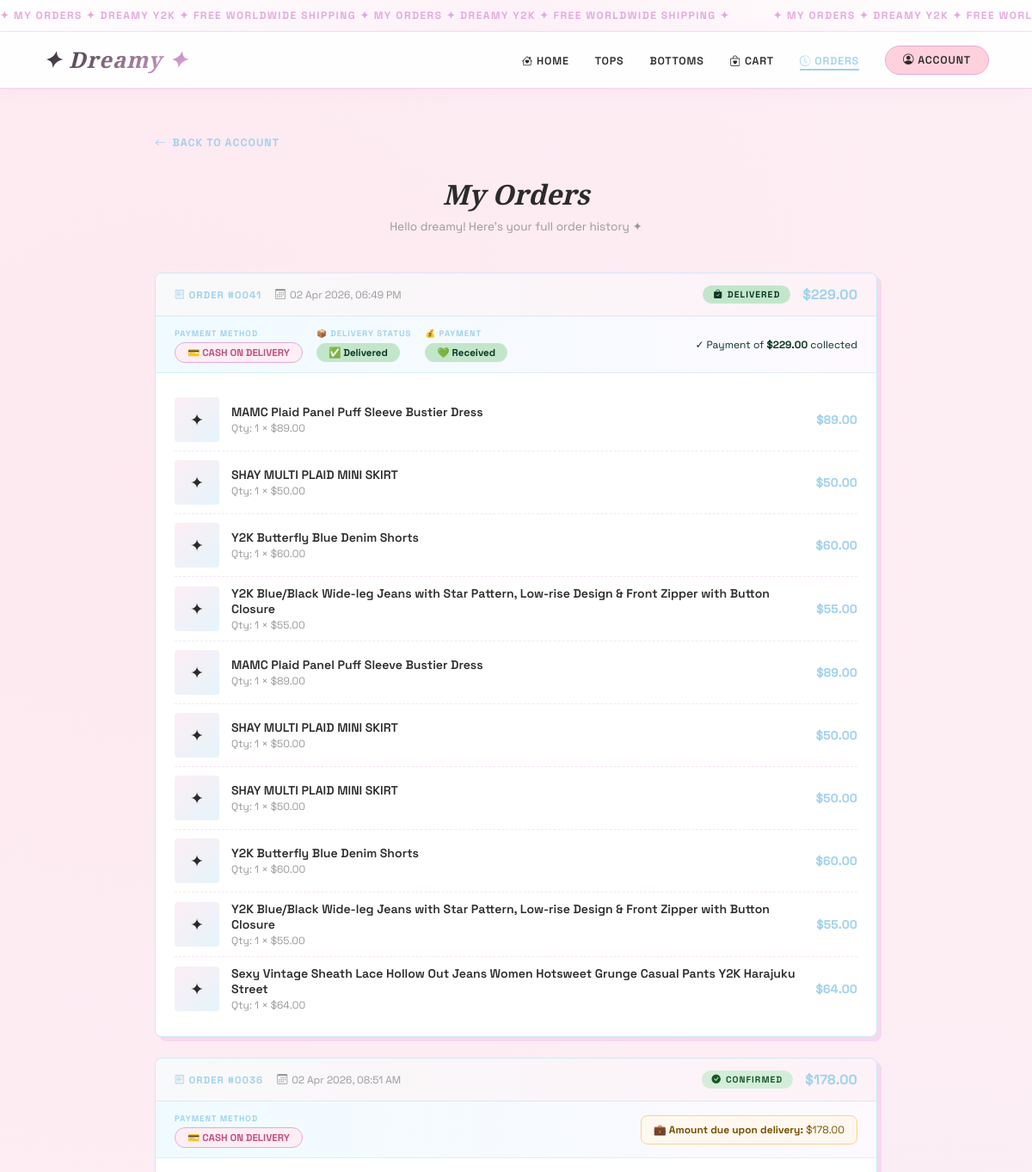
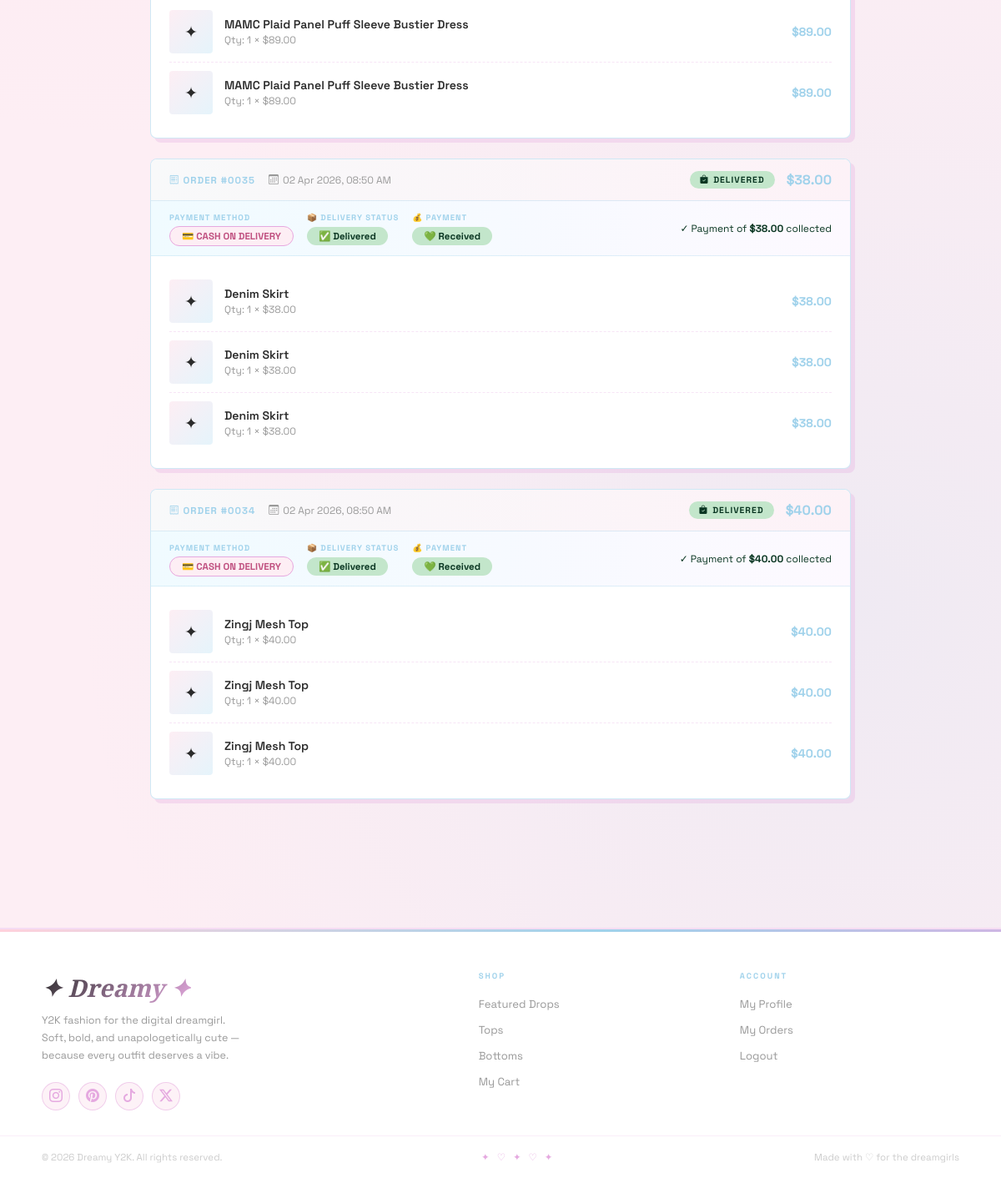
The app's page /orders.php (signed in) with its own data (2 pictures, top to bottom).
### tables this page shows
CREATE TABLE `users` (
  `user_id` int(11) NOT NULL,
  `username` varchar(50) NOT NULL,
  `email` varchar(100) NOT NULL,
  `password` varchar(255) NOT NULL,
  `phone_no` varchar(20) DEFAULT NULL,
  `address` varchar(255) DEFAULT NULL
);

CREATE TABLE `orders` (
  `order_id` int(11) NOT NULL,
  `user_id` int(11) NOT NULL,
  `order_date` timestamp NOT NULL DEFAULT current_timestamp(),
  `total_price` decimal(10,2) DEFAULT 0.00,
  `status` varchar(50) DEFAULT 'pending',
  `delivery_status` varchar(50) DEFAULT 'pending' COMMENT 'Tracks shipment: pending → in_transit → delivered → failed',
  `payment_status` varchar(50) DEFAULT 'pending' COMMENT 'Cash on delivery payment: pending → received',
  `delivery_date` timestamp NULL DEFAULT NULL COMMENT 'Records when the item was actually delivered'
);

### orders.php (the view, shortened to what this page needs)
<?php
include('db_config.php');
$user_id = intval($_SESSION['user_id']);
$user = mysqli_fetch_assoc(mysqli_query($conn, "SELECT * FROM users WHERE user_id = $user_id"));
$orders_q = mysqli_query($conn, "
    SELECT o.order_id, o.order_date, o.total_price, o.status,
           o.delivery_status, o.payment_status, o.delivery_date
    FROM orders o
    WHERE o.user_id = $user_id AND o.status != 'pending'
    ORDER BY o.order_date DESC
");
$orders = [];
while ($o = mysqli_fetch_assoc($orders_q)) {
    $oid = intval($o['order_id']);
    $items_q = mysqli_query($conn, "
        SELECT p.name, p.img_url, pi.quantity, pi.price_at_purchase,
               pi.total_price
        FROM purchased_items pi
        JOIN products p ON pi.product_id = p.product_id
        WHERE pi.order_id = $oid
    ");
    $o['items'] = [];
    while ($item = mysqli_fetch_assoc($items_q)) {
        $o['items'][] = $item;
    }
    $orders[] = $o;
}
?>
<!DOCTYPE html>
<html lang="en">
<head>
    <link rel="stylesheet" href="global.css">
    <link rel="stylesheet" href="home.css?v=<?php echo time(); ?>">
    <link rel="stylesheet" href="https://cdn.jsdelivr.net/npm/bootstrap-icons@1.11.3/font/bootstrap-icons.min.css">
</head>
<body>
<div class="marquee">
    <div class="marquee-content">
        <span>✦ MY ORDERS ✦ DREAMY Y2K ✦ FREE WORLDWIDE SHIPPING ✦ MY ORDERS ✦ DREAMY Y2K ✦ FREE WORLDWIDE SHIPPING ✦</span>
        <span>✦ MY ORDERS ✦ DREAMY Y2K ✦ FREE WORLDWIDE SHIPPING ✦ MY ORDERS ✦ DREAMY Y2K ✦ FREE WORLDWIDE SHIPPING ✦</span>
    </div>
</div>
<nav class="navbar">
    <div class="logo">✦ Dreamy ✦</div>
    <ul class="nav-links">
        <li><a href="home.php"><i class="bi bi-house-heart"></i> Home</a></li>
        <li><a href="tops.php">Tops</a></li>
        <li><a href="bottoms.php">Bottoms</a></li>
        <li><a href="cart.php"><i class="bi bi-bag-heart"></i> Cart</a></li>
        <li><a href="orders.php" class="active"><i class="bi bi-clock-history"></i> Orders</a></li>
        <li class="account-btn"><a href="account.php"><i class="bi bi-person-circle"></i> Account</a></li>
    </ul>
</nav>
<div class="orders-container">
    <a href="account.php" class="page-back">
        <i class="bi bi-arrow-left"></i> Back to Account
    </a>
    <div class="orders-hero">
        <h1>My Orders</h1>
        <p>Hello <?php echo htmlspecialchars($user['username']); ?>! Here's your full order history ✦</p>
    </div>
    <?php if (empty($orders)): ?>
        <div class="empty-orders">
            <i class="bi bi-bag-x"></i>
            <h3>No orders yet, dreamgirl!</h3>
            <p>Looks like you haven't placed any orders. Time to fix that!</p>
            <a href="home.php" class="shop-now-btn">
                <i class="bi bi-stars"></i> Start Shopping
            </a>
        </div>
    <?php else: ?>
        <?php foreach ($orders as $o):
            $status          = $o['status'];
            $delivery_status = $o['delivery_status'] ?? 'pending';
            $payment_status  = $o['payment_status']  ?? 'pending';
            $items           = $o['items'];
            $order_total     = $o['total_price'] > 0
                ? $o['total_price']
                : array_sum(array_column($items, 'total_price'));
            $status_icons = [
                'confirmed' => 'bi-check-circle-fill',
                'shipped'   => 'bi-truck',
                'cancelled' => 'bi-x-circle-fill',
                'delivered' => 'bi-bag-check-fill',
                'pending'   => 'bi-clock',
            ];
            $icon_class = $status_icons[$status] ?? 'bi-check-circle-fill';
        ?>
        <div class="order-card">
            <div class="order-header">
                <div class="order-header-left">
                    <span class="order-id">
                        <i class="bi bi-receipt"></i>
                        Order #<?php echo str_pad($o['order_id'], 4, '0', STR_PAD_LEFT); ?>
                    </span>
                    <span class="order-date">
                        <i class="bi bi-calendar3"></i>
                        <?php echo date('d M Y, h:i A', strtotime($o['order_date'])); ?>
                    </span>
                </div>
                <div style="display:flex; align-items:center; gap:14px;">
                    <span class="status-badge status-<?php echo $status; ?>">
                        <i class="bi <?php echo $icon_class; ?>"></i>
                        <?php echo ucfirst($status); ?>
                    </span>
                    <span class="order-total-badge">$<?php echo number_format($order_total, 2); ?></span>
                </div>
            </div>
            <?php if ($status === 'shipped' || $status === 'delivered' || $status === 'confirmed'): ?>
            <div style="padding:14px 22px; background:linear-gradient(90deg,#f0fbff,#fdf9ff); border-bottom:1.5px solid rgba(160,210,235,0.3);">
                <div style="display:flex; flex-wrap:wrap; gap:16px; align-items:center;">
                    <div>
                        <div style="font-size:0.6rem; font-weight:700; color:#A0D2EB; text-transform:uppercase; letter-spacing:1px; margin-bottom:4px;">Payment Method</div>
                        <span style="background:#fdeef4; color:#c05080; padding:4px 14px; border-radius:20px; font-size:0.72rem; font-weight:700; border:1px solid #E5A9E0;">
                            💳 CASH ON DELIVERY
                        </span>
                    </div>
                    <?php if ($status === 'shipped' || $status === 'delivered'): ?>
                    <div>
                        <div style="font-size:0.6rem; font-weight:700; color:#A0D2EB; text-transform:uppercase; letter-spacing:1px; margin-bottom:4px;">📦 Delivery Status</div>
                        <?php
                        $del_badges = [
                            'pending'    => ['bg'=>'#fff3cd','color'=>'#856404','icon'=>'⏳','label'=>'Pending'],
                            'in_transit' => ['bg'=>'#d1ecf1','color'=>'#0c5460','icon'=>'🚚','label'=>'In Transit'],
                            'delivered'  => ['bg'=>'#c3e6cb','color'=>'#0a3622','icon'=>'✅','label'=>'Delivered'],
                            'failed'     => ['bg'=>'#f8d7da','color'=>'#721c24','icon'=>'❌','label'=>'Delivery Failed'],
                        ];
                        $db = $del_badges[$delivery_status] ?? $del_badges['pending'];
                        ?>
                        <span style="background:<?php echo $db['bg']; ?>; color:<?php echo $db['color']; ?>; padding:4px 14px; border-radius:20px; font-size:0.72rem; font-weight:700;">
                            <?php echo $db['icon'] . ' ' . $db['label']; ?>
                        </span>
                    </div>
                    <div>
                        <div style="font-size:0.6rem; font-weight:700; color:#A0D2EB; text-transform:uppercase; letter-spacing:1px; margin-bottom:4px;">💰 Payment</div>
                        <?php if ($payment_status === 'received'): ?>
                            <span style="background:#c3e6cb; color:#0a3622; padding:4px 14px; border-radius:20px; font-size:0.72rem; font-weight:700;">💚 Received</span>
                        <?php else: ?>
                            <span style="background:#fff3cd; color:#856404; padding:4px 14px; border-radius:20px; font-size:0.72rem; font-weight:700;">⏳ Pending</span>
                        <?php endif; ?>
                    </div>
                    <?php endif; ?>
                    <?php if ($payment_status !== 'received' && $status !== 'cancelled'): ?>
                    <div style="margin-left:auto; background:#fff8f0; border:1px solid #ffd08a; border-radius:8px; padding:8px 14px; font-size:0.75rem; color:#7a4f00;">
                        💼 <strong>Amount due upon delivery:</strong> $<?php echo number_format($order_total, 2); ?>
                    </div>
                    <?php elseif ($payment_status === 'received'): ?>
                    <div style="margin-left:auto; font-size:0.75rem; color:#0a3622;">
                        ✓ Payment of <strong>$<?php echo number_format($order_total, 2); ?></strong> collected
                    </div>
                    <?php endif; ?>
                </div>
            </div>
            <?php endif; ?>
            <div class="order-items">
                <?php if (!empty($items)): ?>
                    <?php foreach ($items as $item): ?>
                    <div class="order-item-row">
                        <?php if (!empty($item['img_url'])): ?>
                            <div class="order-item-img-placeholder" style="display:none;">✦</div>
                        <?php else: ?>
                            <div class="order-item-img-placeholder">✦</div>
                        <?php endif; ?>
                        <div style="flex:1;">
                            <div class="order-item-name"><?php echo htmlspecialchars($item['name']); ?></div>
                            <div class="order-item-meta">
                                Qty: <?php echo $item['quantity']; ?> &times;
                                $<?php echo number_format($item['price_at_purchase'], 2); ?>
                            </div>
                        </div>
                        <div class="order-item-price">
                            $<?php echo number_format($item['total_price'], 2); ?>
                        </div>
                    </div>
                    <?php endforeach; ?>
                <?php else: ?>
                    <div style="text-align:center; color:#ccc; padding:20px; font-size:0.85rem;">
                        ✦ No items found for this order
                    </div>
                <?php endif; ?>
            </div>
        </div>
        <?php endforeach; ?>
    <?php endif; ?>
</div>
    <footer class="dreamy-footer">
        <div class="footer-inner">
            <div class="footer-brand">
                <div class="footer-logo">✦ Dreamy ✦</div>
                <p class="footer-tagline">Y2K fashion for the digital dreamgirl. Soft, bold, and unapologetically cute — because every outfit deserves a vibe.</p>
                <div class="footer-social">
                    <a href="#" title="Instagram"><i class="bi bi-instagram"></i></a>
                    <a href="#" title="Pinterest"><i class="bi bi-pinterest"></i></a>
                    <a href="#" title="TikTok"><i class="bi bi-tiktok"></i></a>
                    <a href="#" title="Twitter"><i class="bi bi-twitter-x"></i></a>
                </div>
            </div>
            <div class="footer-col">
                <h4>Shop</h4>
                <ul>
                    <li><a href="home.php">Featured Drops</a></li>
                    <li><a href="tops.php">Tops</a></li>
                    <li><a href="bottoms.php">Bottoms</a></li>
                    <li><a href="cart.php">My Cart</a></li>
                </ul>
            </div>
            <div class="footer-col">
                <h4>Account</h4>
                <ul>
                    <li><a href="account.php">My Profile</a></li>
                    <li><a href="orders.php">My Orders</a></li>
                    <li><a href="account.php?action=logout">Logout</a></li>
                </ul>
            </div>
        </div>
        <div class="footer-bottom">
            <p>© 2026 Dreamy Y2K. All rights reserved.</p>
            <span class="footer-hearts">✦ ♡ ✦ ♡ ✦</span>
            <p>Made with ♡ for the dreamgirls</p>
        </div>
    </footer>
</body>
</html>

### global.css (style rules this page uses)
:root { --pink: #FFD1DC; --pink-dark: #E5A9E0; --blue: #A0D2EB; --blue-dark: #7bbbd8; --bg: #FDEEF4; --white: #ffffff; --text: #2B2B2B; --muted: #999; --shadow-pink: 6px 6px 0 #E5A9E0; --shadow-blue: 6px 6px 0 #A0D2EB; }
html { scroll-behavior: smooth; }
body { background-color: var(--bg); background-image: radial-gradient(circle at 15% 20%, rgba(255,209,220,0.18) 0%, transparent 40%), radial-gradient(circle at 85% 75%, rgba(160,210,235,0.15) 0%, transparent 40%); background-attachment: fixed; }
.navbar { backdrop-filter: blur(12px); background: rgba(255,255,255,0.92) !important; border-bottom: 2px solid rgba(229,169,224,0.4) !important; box-shadow: 0 2px 20px rgba(229,169,224,0.12); }
.logo { font-family: 'Playfair Display', serif !important; font-style: italic; font-size: 1.6rem !important; background: linear-gradient(135deg, #2B2B2B 0%, #E5A9E0 100%); -webkit-background-clip: text; -webkit-text-fill-color: transparent; background-clip: text; letter-spacing: 1px; }
.nav-links a { font-size: 0.78rem !important; letter-spacing: 0.8px; text-transform: uppercase; font-weight: 600 !important; position: relative; }
.nav-links a::after { content: ''; position: absolute; bottom: -3px; left: 0; width: 0; height: 2px; background: var(--blue); transition: width 0.3s ease; }
.nav-links a:hover::after, .nav-links a.active::after { width: 100%; }
.marquee { background: linear-gradient(90deg, #fff 0%, #fdf2f7 50%, #fff 100%) !important; border-bottom: 1px solid rgba(160,210,235,0.35) !important; }
.marquee-content span { font-size: 0.75rem !important; letter-spacing: 1.5px; color: var(--pink-dark) !important; }
.dreamy-footer { margin-top: 80px; background: white; border-top: 2px solid rgba(229,169,224,0.4); position: relative; overflow: hidden; }
.dreamy-footer::before { content: ''; position: absolute; top: 0; left: 0; right: 0; height: 3px; background: linear-gradient(90deg, var(--pink) 0%, var(--blue) 30%, var(--pink-dark) 60%, var(--blue) 100%); background-size: 200% 100%; animation: footerGlow 4s linear infinite; }
.footer-inner { max-width: 1200px; margin: 0 auto; padding: 50px 50px 30px; display: grid; grid-template-columns: 1.8fr 1fr 1fr; gap: 50px; }
.footer-brand .footer-logo { font-family: 'Playfair Display', serif; font-style: italic; font-size: 1.8rem; font-weight: 700; background: linear-gradient(135deg, #2B2B2B 0%, #E5A9E0 100%); -webkit-background-clip: text; -webkit-text-fill-color: transparent; background-clip: text; margin-bottom: 10px; display: inline-block; }
.footer-brand .footer-tagline { font-size: 0.78rem; color: var(--muted); line-height: 1.7; max-width: 240px; margin-bottom: 20px; }
.footer-social { display: flex; gap: 10px; }
.footer-social a { width: 34px; height: 34px; border: 1.5px solid rgba(229,169,224,0.5); background: #fdf2f7; display: flex; align-items: center; justify-content: center; font-size: 1rem; text-decoration: none !important; color: var(--pink-dark) !important; border-radius: 50%; transition: all 0.2s; -webkit-text-fill-color: var(--pink-dark); }
.footer-col h4 { font-size: 0.6rem; font-weight: 700; text-transform: uppercase; letter-spacing: 2px; color: var(--blue); margin-bottom: 16px; }
.footer-col ul { list-style: none; padding: 0; margin: 0; }
.footer-col ul li { margin-bottom: 10px; }
.footer-col ul li a { font-size: 0.82rem; color: var(--muted) !important; text-decoration: none !important; transition: color 0.2s; position: relative; }
.footer-bottom { max-width: 1200px; margin: 0 auto; padding: 18px 50px; border-top: 1px solid rgba(229,169,224,0.2); display: flex; justify-content: space-between; align-items: center; flex-wrap: wrap; gap: 10px; }
.footer-bottom p { font-size: 0.72rem; color: #ccc; }
.footer-bottom .footer-hearts { font-size: 0.72rem; color: var(--pink-dark); letter-spacing: 3px; }

### records on screen
users: username "dreamy"
orders: order_id "0041", order_date "02 Apr 2026, 06:49 PM", status "DELIVERED", total_price "229.00", delivery_status "✅", delivery_status "Delivered", payment_status "💚 Received", name "MAMC Plaid Panel Puff Sleeve Bustier Dress", quantity "1", price_at_purchase "89.00", total_price "89.00", name "SHAY MULTI PLAID MINI SKIRT", price_at_purchase "50.00", total_price "50.00", name "Y2K Butterfly Blue Denim Shorts", price_at_purchase "60.00", total_price "60.00", name "Y2K Blue/Black Wide-leg Jeans with Star Pattern, Low-rise Design & Front Zipper with Button Closure", price_at_purchase "55.00", total_price "55.00", name "Sexy Vintage Sheath Lace Hollow Out Jeans Women Hotsweet Grunge Casual Pants Y2K Harajuku Street", price_at_purchase "64.00", total_price "64.00"
orders: order_id "0036", order_date "02 Apr 2026, 08:51 AM", status "CONFIRMED", total_price "178.00", name "MAMC Plaid Panel Puff Sleeve Bustier Dress", quantity "1", price_at_purchase "89.00", total_price "89.00"
orders: order_id "0035", order_date "02 Apr 2026, 08:50 AM", status "DELIVERED", total_price "38.00", delivery_status "✅", delivery_status "Delivered", payment_status "💚 Received", name "Denim Skirt", quantity "1", price_at_purchase "38.00"
orders: order_id "0034", order_date "02 Apr 2026, 08:50 AM", status "DELIVERED", total_price "40.00", delivery_status "✅", delivery_status "Delivered", payment_status "💚 Received", name "Zingj Mesh Top", quantity "1", price_at_purchase "40.00"
